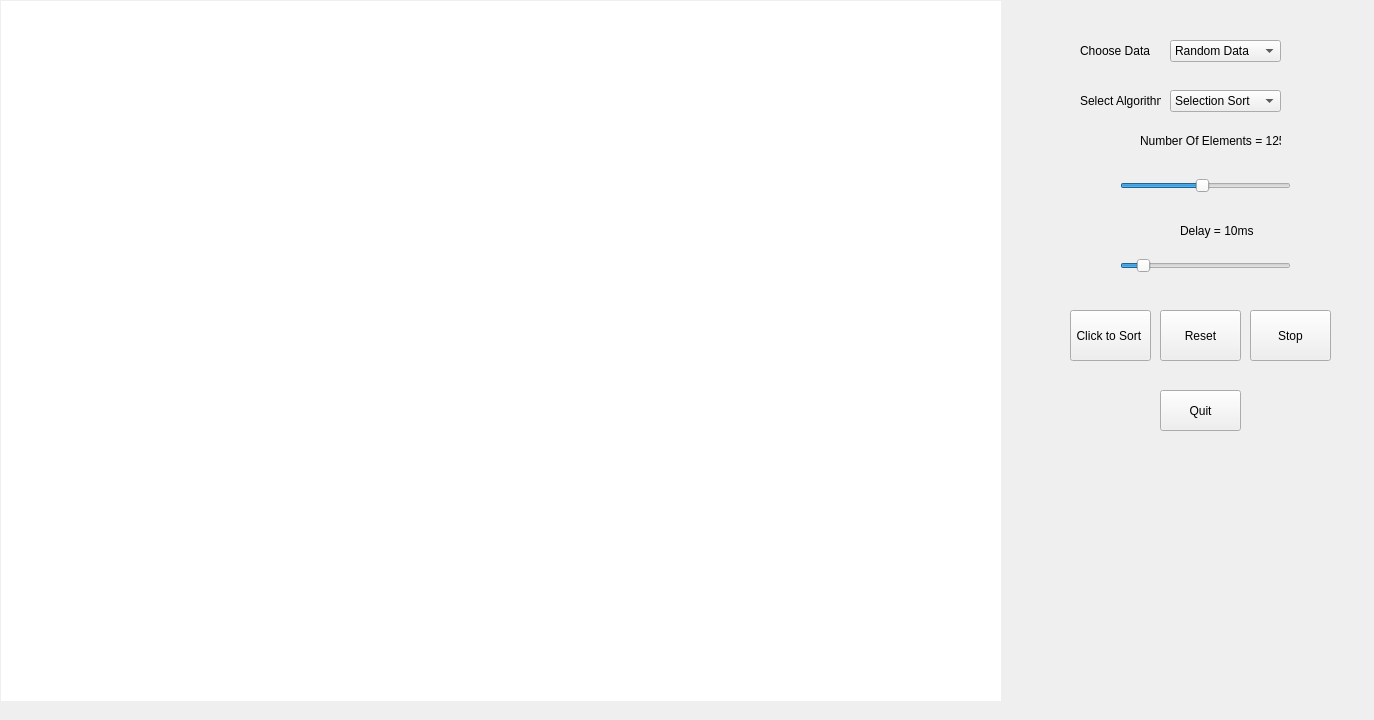
<?xml version="1.0" encoding="UTF-8"?>
<ui version="4.0">
 <class>SortWidget</class>
 <widget class="QWidget" name="SortWidget">
  <property name="geometry">
   <rect>
    <x>0</x>
    <y>0</y>
    <width>1374</width>
    <height>720</height>
   </rect>
  </property>
  <property name="windowTitle">
   <string>Widget</string>
  </property>
  <widget class="QGraphicsView" name="visualizingBackground">
   <property name="geometry">
    <rect>
     <x>1</x>
     <y>1</y>
     <width>1000</width>
     <height>700</height>
    </rect>
   </property>
   <property name="minimumSize">
    <size>
     <width>1000</width>
     <height>700</height>
    </size>
   </property>
   <property name="frameShape">
    <enum>QFrame::NoFrame</enum>
   </property>
   <property name="verticalScrollBarPolicy">
    <enum>Qt::ScrollBarAlwaysOff</enum>
   </property>
   <property name="horizontalScrollBarPolicy">
    <enum>Qt::ScrollBarAlwaysOff</enum>
   </property>
  </widget>
  <widget class="QSlider" name="slider">
   <property name="geometry">
    <rect>
     <x>1120</x>
     <y>170</y>
     <width>171</width>
     <height>31</height>
    </rect>
   </property>
   <property name="minimum">
    <number>10</number>
   </property>
   <property name="maximum">
    <number>250</number>
   </property>
   <property name="singleStep">
    <number>10</number>
   </property>
   <property name="pageStep">
    <number>10</number>
   </property>
   <property name="value">
    <number>125</number>
   </property>
   <property name="sliderPosition">
    <number>125</number>
   </property>
   <property name="tracking">
    <bool>true</bool>
   </property>
   <property name="orientation">
    <enum>Qt::Horizontal</enum>
   </property>
   <property name="tickPosition">
    <enum>QSlider::NoTicks</enum>
   </property>
  </widget>
  <widget class="QLabel" name="label">
   <property name="geometry">
    <rect>
     <x>1140</x>
     <y>130</y>
     <width>141</width>
     <height>21</height>
    </rect>
   </property>
   <property name="text">
    <string>Number Of Elements = 125</string>
   </property>
  </widget>
  <widget class="QPushButton" name="pushButton">
   <property name="geometry">
    <rect>
     <x>1070</x>
     <y>310</y>
     <width>81</width>
     <height>51</height>
    </rect>
   </property>
   <property name="text">
    <string>Click to Sort </string>
   </property>
   <property name="flat">
    <bool>false</bool>
   </property>
  </widget>
  <widget class="QPushButton" name="resetButton">
   <property name="geometry">
    <rect>
     <x>1160</x>
     <y>310</y>
     <width>81</width>
     <height>51</height>
    </rect>
   </property>
   <property name="text">
    <string>Reset</string>
   </property>
  </widget>
  <widget class="QLabel" name="delayLabel">
   <property name="geometry">
    <rect>
     <x>1180</x>
     <y>220</y>
     <width>81</width>
     <height>21</height>
    </rect>
   </property>
   <property name="text">
    <string>Delay = 10ms</string>
   </property>
  </widget>
  <widget class="QSlider" name="delaySlider">
   <property name="geometry">
    <rect>
     <x>1120</x>
     <y>250</y>
     <width>171</width>
     <height>31</height>
    </rect>
   </property>
   <property name="minimum">
    <number>0</number>
   </property>
   <property name="maximum">
    <number>100</number>
   </property>
   <property name="singleStep">
    <number>10</number>
   </property>
   <property name="value">
    <number>10</number>
   </property>
   <property name="orientation">
    <enum>Qt::Horizontal</enum>
   </property>
  </widget>
  <widget class="QPushButton" name="stopButton">
   <property name="geometry">
    <rect>
     <x>1250</x>
     <y>310</y>
     <width>81</width>
     <height>51</height>
    </rect>
   </property>
   <property name="text">
    <string>Stop</string>
   </property>
  </widget>
  <widget class="QComboBox" name="comboBox">
   <property name="geometry">
    <rect>
     <x>1170</x>
     <y>90</y>
     <width>111</width>
     <height>22</height>
    </rect>
   </property>
   <property name="currentIndex">
    <number>0</number>
   </property>
   <item>
    <property name="text">
     <string>Selection Sort</string>
    </property>
   </item>
   <item>
    <property name="text">
     <string>Quick Sort</string>
    </property>
   </item>
   <item>
    <property name="text">
     <string>Merge Sort</string>
    </property>
   </item>
  </widget>
  <widget class="QLabel" name="label_2">
   <property name="geometry">
    <rect>
     <x>1080</x>
     <y>90</y>
     <width>81</width>
     <height>21</height>
    </rect>
   </property>
   <property name="text">
    <string>Select Algorithm</string>
   </property>
  </widget>
  <widget class="QPushButton" name="quitButton">
   <property name="geometry">
    <rect>
     <x>1160</x>
     <y>390</y>
     <width>81</width>
     <height>41</height>
    </rect>
   </property>
   <property name="text">
    <string>Quit</string>
   </property>
  </widget>
  <widget class="QLabel" name="label_3">
   <property name="geometry">
    <rect>
     <x>1080</x>
     <y>40</y>
     <width>81</width>
     <height>21</height>
    </rect>
   </property>
   <property name="text">
    <string>Choose Data</string>
   </property>
  </widget>
  <widget class="QComboBox" name="chooseData">
   <property name="geometry">
    <rect>
     <x>1170</x>
     <y>40</y>
     <width>111</width>
     <height>22</height>
    </rect>
   </property>
   <property name="currentIndex">
    <number>0</number>
   </property>
   <item>
    <property name="text">
     <string>Random Data</string>
    </property>
   </item>
   <item>
    <property name="text">
     <string>Fantasy</string>
    </property>
   </item>
  </widget>
 </widget>
 <resources/>
 <connections/>
</ui>
